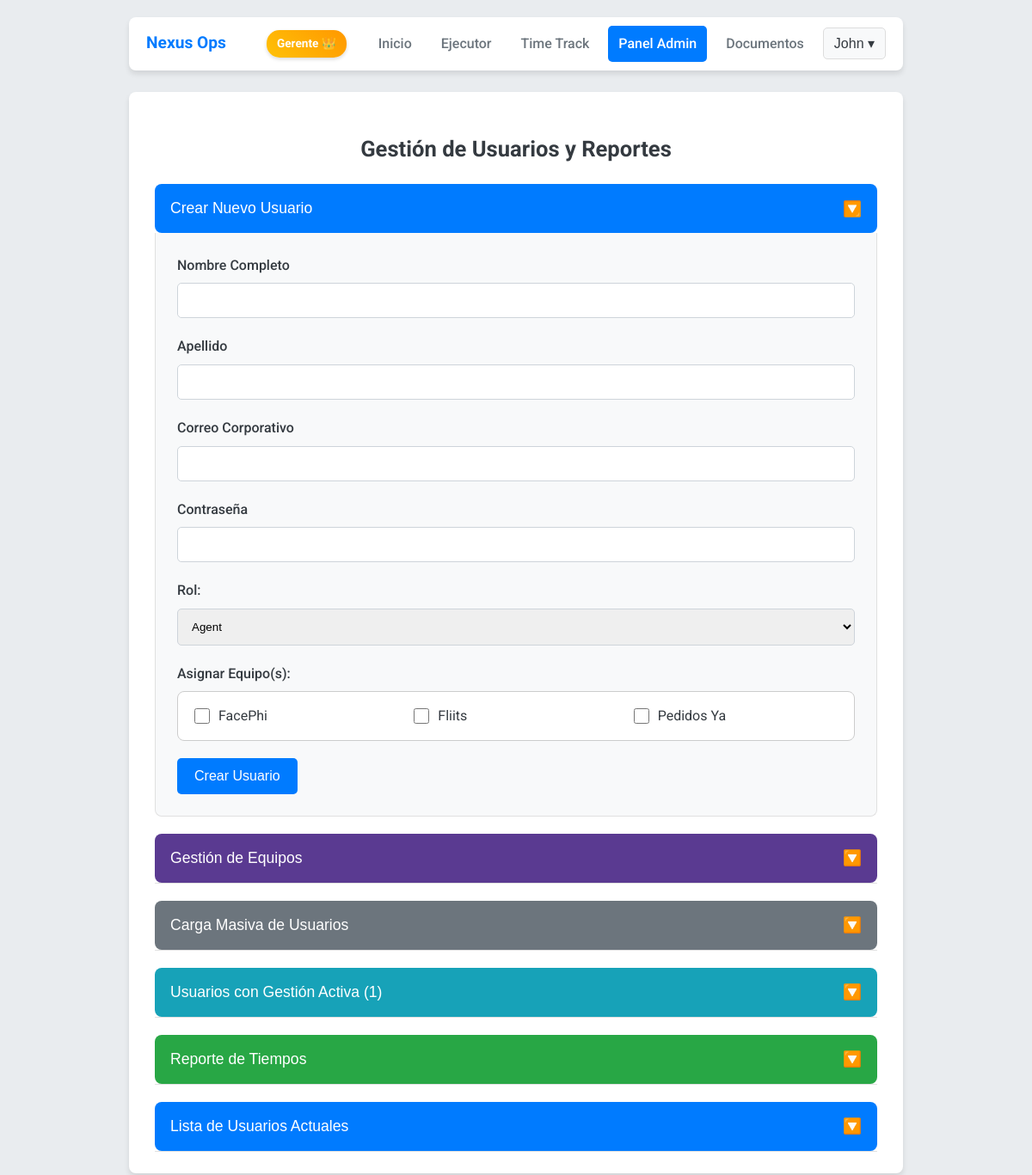
The page /admin (signed in) on the database its author committed.
### app.py (models this page shows, shortened)
class User(UserMixin, db.Model):
    id = db.Column(db.Integer, primary_key=True)
    email = db.Column(db.String(150), unique=True, nullable=False)
    password_hash = db.Column(db.String(256), nullable=False)
    role = db.Column(db.String(50), nullable=False, default='Agent')
    session_token = db.Column(db.String(36), default=lambda: str(uuid.uuid4()))
    nombre = db.Column(db.String(100), nullable=True)
    apellido = db.Column(db.String(100), nullable=True)
    correo_personal = db.Column(db.String(150), nullable=True)
    tipo_documento = db.Column(db.String(50), nullable=True)
    numero_documento = db.Column(db.String(50), nullable=True)
    numero_celular = db.Column(db.String(25), nullable=True)
    pais_residencia = db.Column(db.String(100), nullable=True)
    ciudad_residencia = db.Column(db.String(100), nullable=True)
    fecha_nacimiento = db.Column(db.Date, nullable=True)
    fecha_ingreso = db.Column(db.Date, nullable=True)
    estado_colaborador = db.Column(db.String(20), nullable=True, default='Activo')
    linkedin_url = db.Column(db.String(255), nullable=True)
    service = db.Column(db.String(100), nullable=True)
    lob = db.Column(db.String(100), nullable=True)
    cargo = db.Column(db.String(100), nullable=True)
    tl = db.Column(db.String(100), nullable=True)
    tm = db.Column(db.String(100), nullable=True)
    documento_identidad_file = db.Column(db.String(255), nullable=True)
    certificado_bancario_file = db.Column(db.String(255), nullable=True)
    contrato_file = db.Column(db.String(255), nullable=True)
    documento_identidad_uploaded_at = db.Column(db.DateTime, nullable=True)
    certificado_bancario_uploaded_at = db.Column(db.DateTime, nullable=True)
    contrato_uploaded_at = db.Column(db.DateTime, nullable=True)
    time_logs = db.relationship('TimeLog', backref='user', lazy=True)
    teams = db.relationship('Team', secondary=user_teams, lazy='subquery',
                            backref=db.backref('users', lazy=True))

class Team(db.Model):
    id = db.Column(db.Integer, primary_key=True)
    name = db.Column(db.String(100), unique=True, nullable=False)

### app.py (the view, shortened to what this page needs)
@app.route('/admin', methods=['GET', 'POST'])
@login_required
@panel_admin_required
def admin_panel():
    from sqlalchemy import func
    users_query = User.query.options(joinedload(User.teams)).order_by(User.id)
    if current_user.role == 'Admin':
        admin_team_ids = {team.id for team in current_user.teams}
        if admin_team_ids:
            users_query = users_query.join(user_teams).filter(user_teams.c.team_id.in_(admin_team_ids))
    users = users_query.all()
    colombia_tz = pytz.timezone('America/Bogota')
    date_from_str = request.args.get('date_from', datetime.now(colombia_tz).strftime('%Y-%m-%d'))
    date_to_str = request.args.get('date_to', datetime.now(colombia_tz).strftime('%Y-%m-%d'))
    user_ids_filter = request.args.getlist('user_ids')
    query = db.session.query(User.nombre, User.apellido, User.email, func.sum(TimeLog.duration).label('total_duration')).join(TimeLog)
    start_date = datetime.strptime(date_from_str, '%Y-%m-%d').date()
    end_date = datetime.strptime(date_to_str, '%Y-%m-%d').date()
    start_dt_utc = colombia_tz.localize(datetime.combine(start_date, time.min)).astimezone(pytz.utc)
    end_dt_utc = colombia_tz.localize(datetime.combine(end_date, time.max)).astimezone(pytz.utc)
    query = query.filter(TimeLog.start_time.between(start_dt_utc, end_dt_utc))
    if current_user.role == 'Admin':
        admin_team_ids = {team.id for team in current_user.teams}
        if admin_team_ids:
            query = query.join(user_teams).filter(user_teams.c.team_id.in_(admin_team_ids))
    if user_ids_filter and 'all' not in user_ids_filter:
        query = query.filter(TimeLog.user_id.in_([int(uid) for uid in user_ids_filter]))
    logs_from_db = query.group_by(User.id).all()
    time_logs_formatted = [{'nombre': log.nombre, 'apellido': log.apellido, 'email': log.email,
                            'formatted_duration': format_seconds_to_hhh_mm_ss(log.total_duration)}
                           for log in logs_from_db]
    active_users_query = User.query.join(TimeLog).filter(TimeLog.end_time == None)
    if current_user.role == 'Admin':
        admin_team_ids = {team.id for team in current_user.teams}
        if admin_team_ids:
            active_users_query = active_users_query.join(user_teams).filter(user_teams.c.team_id.in_(admin_team_ids))
    active_users = active_users_query.all()
    users_with_logs_query = User.query.filter(User.time_logs.any()).order_by(User.nombre)
    if current_user.role == 'Admin':
        admin_team_ids = {team.id for team in current_user.teams}
        if admin_team_ids:
            users_with_logs_query = users_with_logs_query.join(user_teams).filter(user_teams.c.team_id.in_(admin_team_ids))
    users_with_logs = users_with_logs_query.all()
    teams = Team.query.order_by(Team.name).all()
    all_teams = Team.query.order_by(Team.name).all() # Para el formulario de creación
    return render_template('admin.html', users=users, time_logs=time_logs_formatted, users_with_logs=users_with_logs,
                           active_users=active_users, timedelta=timedelta, teams=teams, all_teams=all_teams,
                           filters={'date_from': date_from_str, 'date_to': date_to_str, 'user_ids': user_ids_filter})

### app.py (called while the page is built)
def format_seconds_to_hhh_mm_ss(seconds):
    if seconds is None:
        return "00:00:00"
    total_seconds = int(seconds)
    hours = total_seconds // 3600
    minutes = (total_seconds % 3600) // 60
    secs = total_seconds % 60
    return f"{hours:02}:{minutes:02}:{secs:02}"

@login_manager.user_loader
def load_user(user_id): return User.query.get(int(user_id))

def panel_admin_required(f):
    @wraps(f)
    def decorated_function(*args, **kwargs):
        if not current_user.is_authenticated or current_user.role not in ['Admin', 'SubGerente', 'Gerente']:
            flash('No tienes permiso para acceder a esta página.', 'error'); return redirect(url_for('index'))
        return f(*args, **kwargs)
    return decorated_function

@app.before_request
def check_session():
    if request.endpoint and request.endpoint not in ['login', 'create_tables', 'static']:
        if current_user.is_authenticated and session.get('user_session_token') != current_user.session_token:
            logout_user()
            flash('Tu sesión ha sido cerrada por un administrador.', 'warning')
            return redirect(url_for('login'))

@app.teardown_request
def call_after_request_callbacks(response):
    if response: # response can be None in some cases
        for callback in getattr(g, 'after_request_callbacks', ()): response = callback(response)
    return response

### templates/admin.html (shortened to what this page needs)
{% extends "base.html" %}
{% block content %}
<h2>Gestión de Usuarios y Reportes</h2>
<div style="margin-top: 20px;">
    <button type="button" class="collapsible-trigger active"><span>Crear Nuevo Usuario</span><span class="arrow" style="transform: rotate(180deg);">🔼</span></button>
    <div class="collapsible-content" style="max-height: 1200px;">
        <div style="padding: 25px 0;">
            <form method="POST" action="{{ url_for('admin_panel') }}">
                <div class="form-group"><label for="nombre">Nombre Completo</label><input type="text" id="nombre" name="nombre" required></div>
                <div class="form-group"><label for="apellido">Apellido</label><input type="text" id="apellido" name="apellido" required></div>
                <div class="form-group"><label for="email">Correo Corporativo</label><input type="email" id="email" name="email" required></div>
                <div class="form-group"><label for="password">Contraseña</label><input type="password" id="password" name="password" required></div>
                <div class="form-group">
                    <label for="role">Rol:</label>
                    <select name="role" id="role">
                        <option value="Agent" selected>Agent</option>
                    </select>
                </div>
                {% if current_user.role in ['SubGerente', 'Gerente'] %}
                <div class="form-group">
                    <label>Asignar Equipo(s):</label>
                    <div class="checkbox-grid">
                        {% for team in all_teams %}
                        <div class="checkbox-item">
                            <input type="checkbox" name="teams" value="{{ team.id }}" id="team-create-{{ team.id }}">
                            <label for="team-create-{{ team.id }}">{{ team.name }}</label>
                        </div>
                        {% endfor %}
                    </div>
                </div>
                {% endif %}
                <button type="submit">Crear Usuario</button>
            </form>
        </div>
    </div>
</div>
{% if current_user.role in ['SubGerente', 'Gerente'] %}
<div style="margin-top: 20px;">
    <button type="button" class="collapsible-trigger" style="background-color: #5a3a91;">
        <span>Gestión de Equipos</span><span class="arrow">🔽</span>
    </button>
    <div class="collapsible-content">
        <div style="padding: 25px 0;">
        </div>
    </div>
</div>
<div style="margin-top: 20px;">
    <button type="button" class="collapsible-trigger" style="background-color: var(--secondary-color);">
        <span>Carga Masiva de Usuarios</span><span class="arrow">🔽</span>
    </button>
    <div class="collapsible-content">
        <div style="padding: 25px 0;">
        </div>
    </div>
</div>
{% endif %}
<div style="margin-top: 20px;">
    <button type="button" class="collapsible-trigger" style="background-color: var(--info-color);">
        <span>Usuarios con Gestión Activa ({{ active_users|length }})</span><span class="arrow">🔽</span>
    </button>
    <div class="collapsible-content">
        <div style="padding: 25px 0;">
        </div>
    </div>
</div>
<div style="margin-top: 20px;">
    <button type="button" class="collapsible-trigger" style="background-color: var(--success-color);">
        <span>Reporte de Tiempos</span><span class="arrow">🔽</span>
    </button>
    <div class="collapsible-content">
        <div style="padding: 25px 0;">
        </div>
    </div>
</div>
<div style="margin-top: 20px;">
    <button type="button" class="collapsible-trigger">
        <span>Lista de Usuarios Actuales</span><span class="arrow">🔽</span>
    </button>
    <div class="collapsible-content">
        <div style="padding: 25px 0;">
            </div>
    </div>
</div>
{% endblock %}

### templates/base.html (shortened to what this page needs)
<!DOCTYPE html>
<html lang="es">
<head>
</head>
<body>
    <div class="main-container">
        {% if current_user.is_authenticated %}
        <nav>
            <div class="logo">Nexus Ops</div>
            <div class="nav-links">
                {% if current_user.role == 'Gerente' %}
                    <span class="role-badge role-gerente">Gerente 👑</span>
                {% elif current_user.role == 'SubGerente' %}
                    <span class="role-badge role-subgerente">SubGerente 🛡️</span>
                {% elif current_user.role == 'Admin' %}
                    <span class="role-badge role-admin">Admin 🏅</span>
                {% else %}
                    <span class="role-badge role-agent">Agent ✅</span>
                {% endif %}
                <a href="{{ url_for('index') }}" class="{{ 'active' if request.endpoint == 'index' else '' }}">Inicio</a>
                {% if current_user.role == 'Gerente' %}
                <a href="{{ url_for('ejecutor') }}" class="{{ 'active' if request.endpoint == 'ejecutor' else '' }}">Ejecutor</a>
                {% endif %}
                <a href="{{ url_for('time_track_page') }}" class="{{ 'active' if request.endpoint == 'time_track_page' else '' }}">Time Track</a>
                {% if current_user.role in ['Admin', 'SubGerente', 'Gerente'] %}
                <a href="{{ url_for('admin_panel') }}" class="{{ 'active' if request.endpoint in ['admin_panel', 'edit_user'] else '' }}">Panel Admin</a>
                {% endif %}
                {% if current_user.role in ['SubGerente', 'Gerente'] %}
                <a href="{{ url_for('documentos') }}" class="{{ 'active' if request.endpoint == 'documentos' else '' }}">Documentos</a>
                {% endif %}
                <div class="user-menu">
                    <button class="user-menu-button">{{ current_user.nombre or current_user.email }} ▾</button>
                </div>
            </div>
        </nav>
        {% endif %}
        <div class="container">
            {% block content %}{% endblock %}
        </div>
    </div>
</body>
</html>

### templates/base.html (style rules this page uses)
:root { --primary-color: #007bff; --secondary-color: #6c757d; --success-color: #28a745; --danger-color: #dc3545; --warning-color: #ffc107; --info-color: #17a2b8; --light-color: #f8f9fa; --dark-color: #343a40; --background-color: #e9ecef; --font-family: 'Roboto', sans-serif; --border-radius: 8px; --box-shadow: 0 4px 6px rgba(0, 0, 0, 0.1); }
body { font-family: var(--font-family); background-color: var(--background-color); margin: 0; padding: 20px; color: var(--dark-color); line-height: 1.6; }
.main-container { max-width: 900px; margin: 0 auto; }
nav { background-color: #ffffff; padding: 10px 20px; border-radius: var(--border-radius); box-shadow: var(--box-shadow); display: flex; justify-content: space-between; align-items: center; margin-bottom: 25px; }
nav .logo { font-weight: 700; font-size: 1.2em; color: var(--primary-color); }
.nav-links { display: flex; align-items: center; gap: 10px; }
nav a { color: var(--secondary-color); text-decoration: none; padding: 8px 12px; border-radius: 5px; transition: background-color 0.3s, color 0.3s; font-weight: 500; }
nav a:hover, nav a.active { background-color: var(--primary-color); color: white; }
.container { background: #ffffff; padding: 25px 30px; border-radius: var(--border-radius); box-shadow: var(--box-shadow); }
h1, h2, h3 { color: var(--dark-color); text-align: center; margin-bottom: 20px; }
h2 { font-size: 1.6em; }
.role-badge { font-size: 0.85em; font-weight: 700; padding: 5px 12px; border-radius: 15px; color: white; margin-right: 15px; box-shadow: 0 2px 4px rgba(0,0,0,0.15); }
.role-gerente { background: linear-gradient(45deg, var(--warning-color), #ff9800); }
.user-menu { position: relative; display: inline-block; }
.user-menu-button { background-color: var(--light-color); color: var(--dark-color); padding: 8px 12px; font-size: 1em; border: 1px solid #ddd; cursor: pointer; border-radius: 5px; font-weight: 500; }
.form-group { margin-bottom: 20px; }
label { display: block; margin-bottom: 8px; font-weight: 500; }
select, input[type="text"], input[type="file"], input[type="email"], input[type="password"], input[type="date"], input[type="url"], input[type="tel"] { width: 100%; padding: 12px; border: 1px solid #ced4da; border-radius: 5px; box-sizing: border-box; transition: border-color 0.3s, box-shadow 0.3s; }
button, .button-link { background-color: var(--primary-color); color: white; border: none; padding: 12px 20px; border-radius: 5px; cursor: pointer; font-size: 16px; font-weight: 500; transition: background-color 0.3s, transform 0.2s; text-decoration: none; display: inline-block; }

### templates/admin.html (style rules this page uses)
.collapsible-trigger { background-color: var(--primary-color); color: white; cursor: pointer; padding: 18px; width: 100%; border: none; text-align: left; outline: none; font-size: 1.1em; font-weight: 500; border-radius: var(--border-radius); display: flex; justify-content: space-between; align-items: center; transition: background-color 0.4s ease; margin-bottom: 0; }
.collapsible-trigger .arrow { transition: transform 0.3s ease; }
.collapsible-trigger.active .arrow { transform: rotate(180deg); }
.collapsible-content { padding: 0 25px; max-height: 0; overflow: hidden; transition: max-height 0.4s ease-out, padding 0.3s ease-out; background-color: #f8f9fa; border: 1px solid #e0e0e0; border-top: none; border-bottom-left-radius: var(--border-radius); border-bottom-right-radius: var(--border-radius); }
.checkbox-grid { display: grid; grid-template-columns: repeat(auto-fill, minmax(200px, 1fr)); gap: 10px; background-color: #fff; border: 1px solid #ccc; padding: 15px; border-radius: var(--border-radius); }
.checkbox-item { display: flex; align-items: center; }
.checkbox-item input[type="checkbox"] { margin-right: 10px; width: 18px; height: 18px; }
.checkbox-item label { font-weight: normal; margin: 0; }

### rows shown on the page
User: nombre "John"
Team: name "FacePhi"
Team: name "Fliits"
Team: name "Pedidos Ya"

### other values the page prints
{{ active_users|length }} "1"
